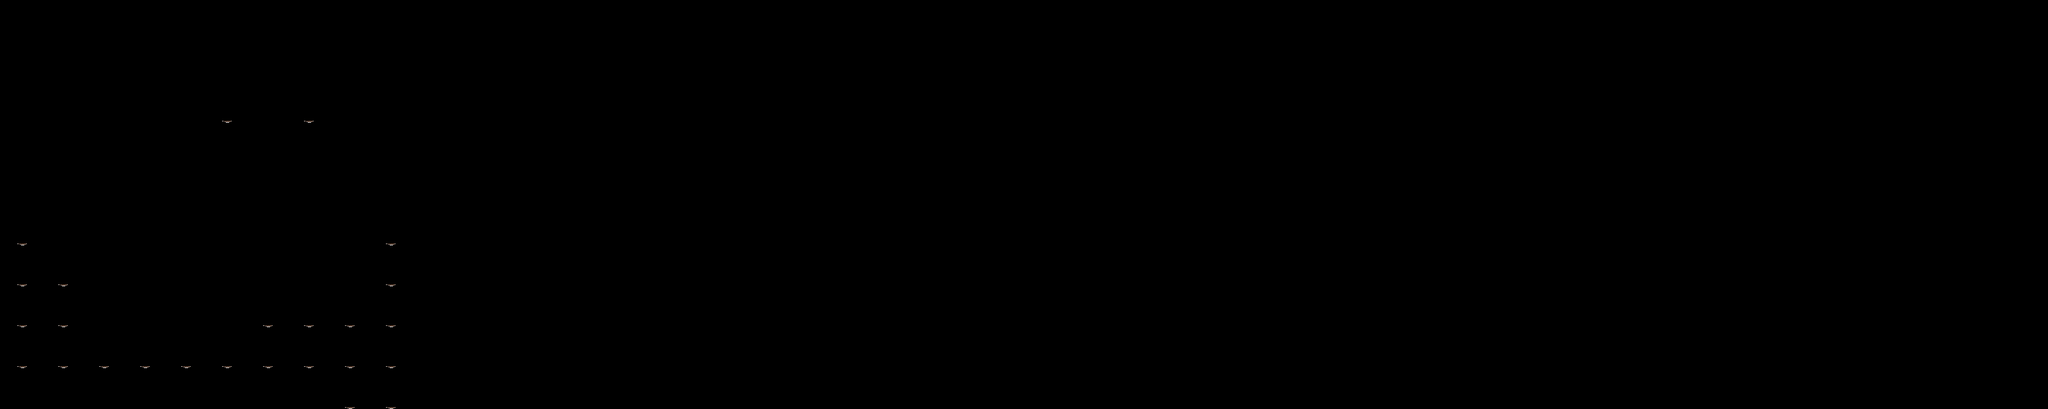

Rendered tile map (Tiled .tmx) drawn with the repository's tilesets; below, a short description and the map source with its tile grids summarised:
An orthogonal 50x10 tile map with 64x64 px tiles, 2 tile layers (Tile Layer 1, Tile Layer 2), 2 tilesets.

<map version="1.0" orientation="orthogonal" renderorder="right-down" width="50" height="10" tilewidth="64" tileheight="64" nextobjectid="1">
 <tileset firstgid="1" name="tileset1" tilewidth="70" tileheight="70" spacing="2" tilecount="156" columns="12">
  <image source="tiles_spritesheet.png" width="914" height="936" />
  <tile id="100">
   <properties>
    <property name="solid" value="true" />
   </properties>
  </tile>
 </tileset>
 <tileset firstgid="157" name="tileset2" tilewidth="64" tileheight="64" tilecount="1" columns="1">
  <image source="obama.png" width="64" height="64" />
  <tile id="0">
   <properties>
    <property name="solid" value="true" />
   </properties>
  </tile>
 </tileset>
 <layer name="Tile Layer 1" width="50" height="10">
  <data>[500 cells, 2 non-empty, 1 distinct tile ids]</data>
 </layer>
 <layer name="Tile Layer 2" width="50" height="10">
  <data>[500 cells, 23 non-empty, 1 distinct tile ids]</data>
 </layer>
</map>
